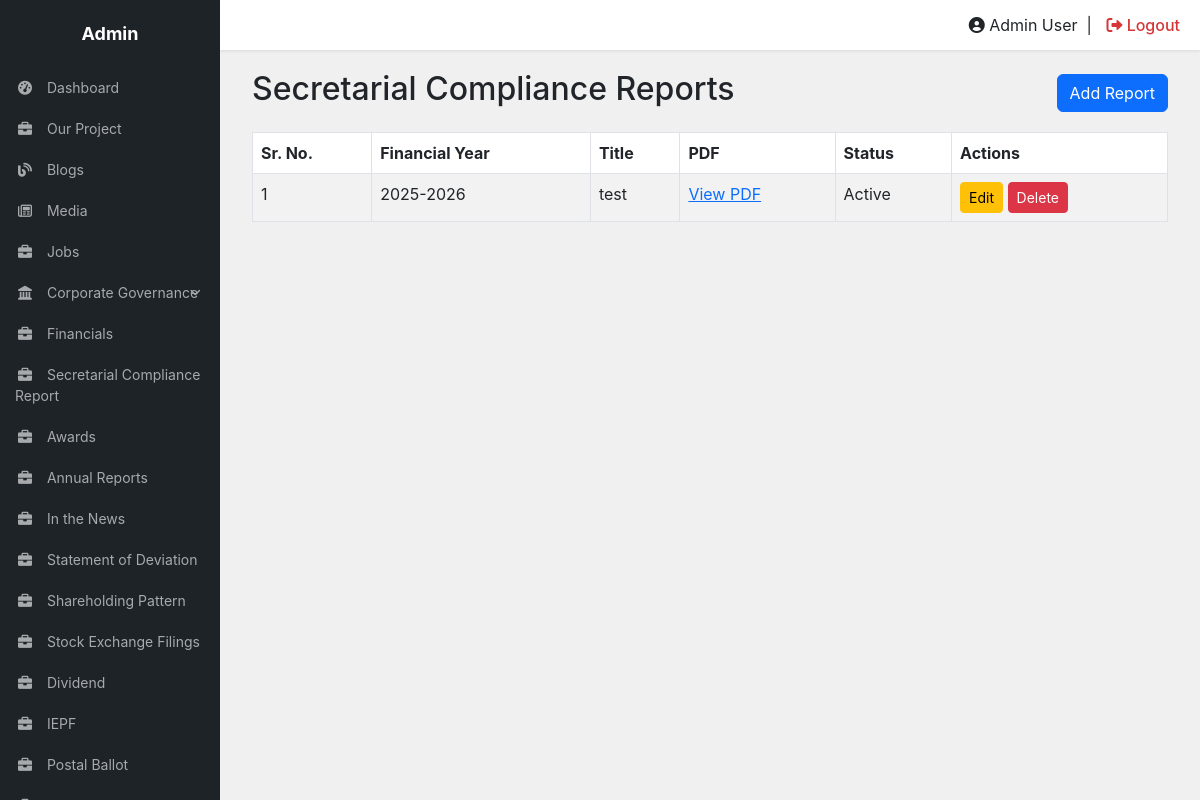
Page /crm/secretarial-compliance/ (signed in) on the committed database.
### tables this page shows
CREATE TABLE `secretarial_compliance_reports` (
  `id` int(11) NOT NULL,
  `financial_year` varchar(9) NOT NULL,
  `title` varchar(255) NOT NULL,
  `pdf_file` varchar(500) NOT NULL,
  `status` tinyint(1) NOT NULL DEFAULT '1',
  `created_at` timestamp NOT NULL DEFAULT CURRENT_TIMESTAMP
);

### crm/secretarial-compliance/form_helpers.php (called while the page is built, shortened)
<?php
function e($value) {
    return htmlspecialchars((string)$value, ENT_QUOTES, 'UTF-8');
}

### crm/secretarial-compliance/index.php (the view, shortened to what this page needs)
<?php
require_once __DIR__ . '/../../dbc.php';
$result = $conn->query("SELECT id, title, financial_year, pdf_file, status FROM secretarial_compliance_reports ORDER BY financial_year DESC, id ASC");
$rows = $result ? $result->fetch_all(MYSQLI_ASSOC) : [];
include __DIR__ . '/../includes/header.php';
?>
<div class="container-fluid">
  <div class="d-flex justify-content-between align-items-center mb-3">
    <h2>Secretarial Compliance Reports</h2>
    <a class="btn btn-primary" href="add.php">Add Report</a>
  </div>
  <div class="table-responsive">
    <table class="table table-bordered table-striped">
      <thead><tr><th>Sr. No.</th><th>Financial Year</th><th>Title</th><th>PDF</th><th>Status</th><th>Actions</th></tr></thead>
      <tbody>
      <?php if ($rows): foreach ($rows as $i => $row): ?>
        <tr>
          <td><?= $i + 1 ?></td><td><?= e($row['financial_year']) ?></td><td><?= e($row['title']) ?></td>
          <td><?php if ($row['pdf_file']): ?><a target="_blank" rel="noopener" href="/ajmera/<?= e(ltrim($row['pdf_file'], '/')) ?>">View PDF</a><?php else: ?>—<?php endif; ?></td>
          <td><?= (int)$row['status'] ? 'Active' : 'Inactive' ?></td>
          <td><a class="btn btn-sm btn-warning" href="edit.php?id=<?= (int)$row['id'] ?>">Edit</a>
            <form method="post" action="delete.php" style="display:inline" onsubmit="return confirm('Delete this report?')">
              <button class="btn btn-sm btn-danger" type="submit">Delete</button>
            </form>
          </td>
        </tr>
      <?php endforeach; else: ?><tr><td colspan="6" class="text-center">No reports found.</td></tr><?php endif; ?>
      </tbody>
    </table>
  </div>
</div>
<?php include __DIR__ . '/../includes/footer.php'; ?>

### crm/includes/header.php (style rules this page uses)
body { background-color: #f0f0f1; font-family: -apple-system, BlinkMacSystemFont, "Segoe UI", Roboto, Oxygen-Sans, Ubuntu, Cantarell, "Helvetica Neue", sans-serif; margin: 0; overflow-x: hidden; }

### rows in the picture
secretarial_compliance_reports: financial_year "2025-2026", title "test", status "Active"
